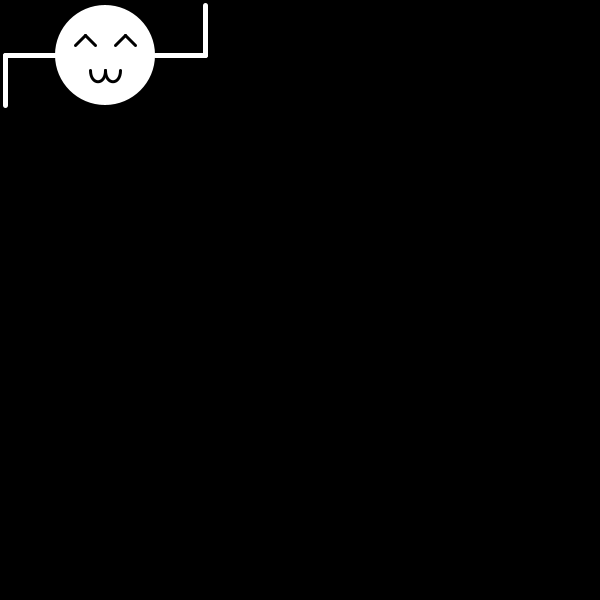
Frame 1 (no input)
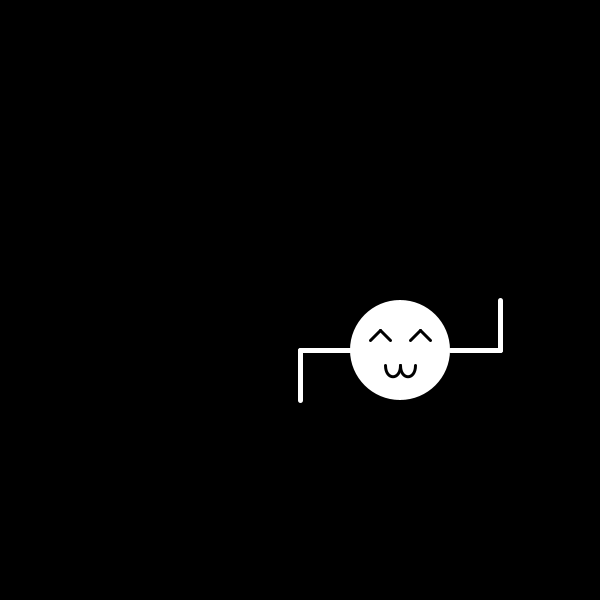
Frame 60 (the mouse pressed at the canvas centre just before this capture)
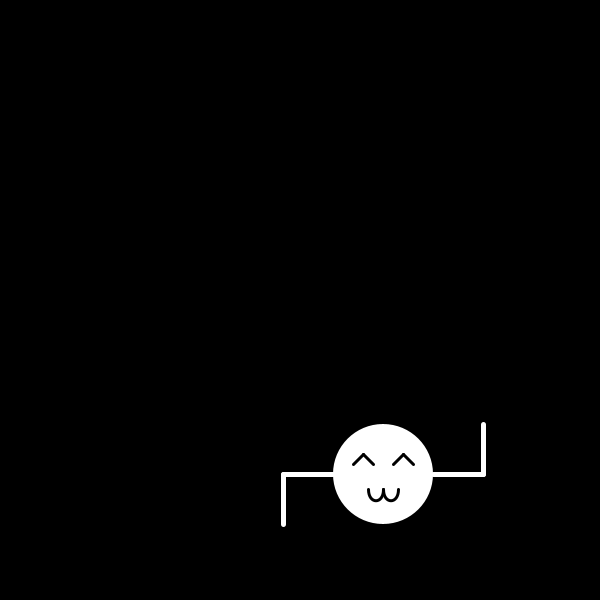
Frame 120 (the mouse held since frame 60 and released just before this capture)

The Processing sketch that drew these frames (run headless with seeded random() and noise(); from frame 60 on, the mouse is pressed at the canvas centre):

// Processing sketch: hansha
// ── hansha.pde
int x_move=5;
int y_move=5;
int x=100;
int y=50;
void setup(){
  size(600,600);
  frameRate(150);
}

void draw(){
  background(0);
  x+=x_move;//x座標の移動
  y+=y_move;//y座標の移動
  if(x>500){//右端にいるとき
    x=500;
    x_move=int(random(-5.99,-2));//左向きに
  }
  if(x<100){//左端にいるとき
    x=100;
    x_move=int(random(2,5.99));//右向きに
  }
  if(y>550){//下端にいるとき
    y=550;
    y_move=int(random(-5.99,-2));//上向きに
  }
  if(y<50){//上端にいるとき
    y=50;
    y_move=int(random(2,5.99));//下向きに
  }
  strokeWeight(5);
  stroke(255);
  line(x-50,y,x-100,y);
  line(x-100,y,x-100,y+50);
  line(x+50,y,x+100,y);
  line(x+100,y,x+100,y-50);
  fill(255);
  noStroke();
  ellipse(x,y,100,100);
  strokeWeight(3);
  stroke(0);
  line(x-30,y-10,x-20,y-20);
  line(x-20,y-20,x-10,y-10);
  line(x+30,y-10,x+20,y-20);
  line(x+20,y-20,x+10,y-10);
  bezier(x,y+15,x,y+30,x-15,y+30,x-15,y+15);
  bezier(x,y+15,x,y+30,x+15,y+30,x+15,y+15);
}
